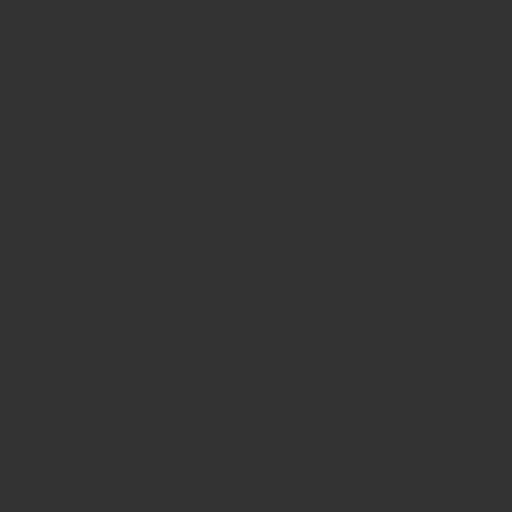
Frame 1 (no input)
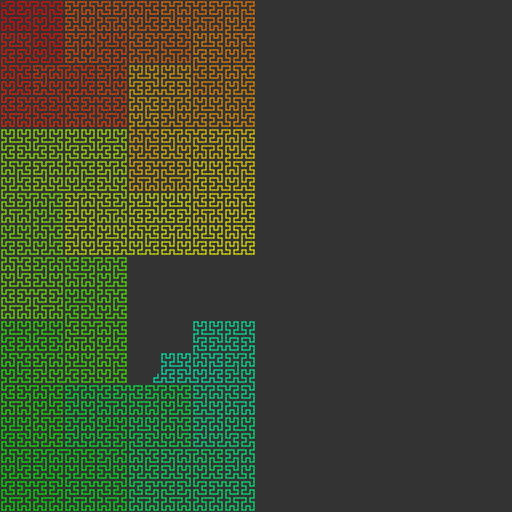
Frame 60 (no input)
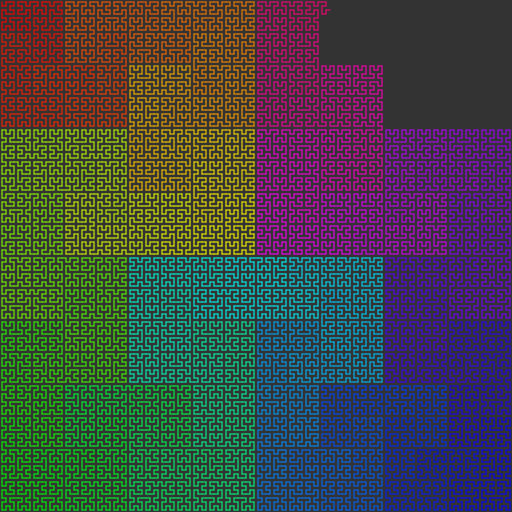
Frame 120 (the mouse pressed at the canvas centre since frame 60)

The p5.js sketch that drew these frames (run headless with seeded random() and noise() and a simulated clock; from frame 60 on, the mouse is pressed at the canvas centre):

// p5.js sketch
// ── sketch.js
let ord = 7;
let N = Math.pow(2,ord);
let total = N*N;
let path =[];
let counter = 0;
let size = 512;

function setup() {
	createCanvas(size,size);
	background(0);
	for(let i = 0; i<total;i++) {
		path[i] = hilbert(i);
		let len = width / N;
		path[i].mult(len);
		path[i].add(len/2,len/2);
	}
	colorMode(HSB,360,255,255);
}

let index = 0;
function draw() {
	background(51);
	// stroke(255);
	strokeWeight(1);
	noFill();
	beginShape();

	for (let i=1; i<counter;i++) {
		let coul = map(i,0,path.length,0,360);
		stroke(coul,255,255);
		line(path[i-1].x, path[i-1].y,path[i].x, path[i].y);
		// vertex(path[i].x, path[i].y);
	}
	endShape();
	// for (let i=0; i<path.length;i++) {
	// 	strokeWeight(6);
	// 	point(path[i].x, path[i].y);
	// 	strokeWeight(1);
	// 	text(i,path[i].x+7,path[i].y-3);
	// }
	counter+=127;
	if (counter> path.length) counter=0;
}

function hilbert(i) {
	const points = [
		new p5.Vector(0,0),
		new p5.Vector(0,1),
		new p5.Vector(1,1),
		new p5.Vector(1,0)];

	let id = i & 3;
	let v = points[id];
	
	for( let j =1; j<ord;j++) {
		i = i>>>2;
		id = i & 3;
		let len = Math.pow(2,j);
		let tmp;
		switch(id) {
		case 0:
			tmp = v.x;
			v.x = v.y;
			v.y = tmp;
			break;
		case 1:
			v.y+= len;
			break;
		case 2:
			v.x+= len; v.y+=len;
			break;
		case 3:
			// v.x+=len;
			tmp = v.x;
			v.x = -1-v.y+2*len;
			v.y = len-1-tmp;
			break;
		}
	}
	return v;
}
